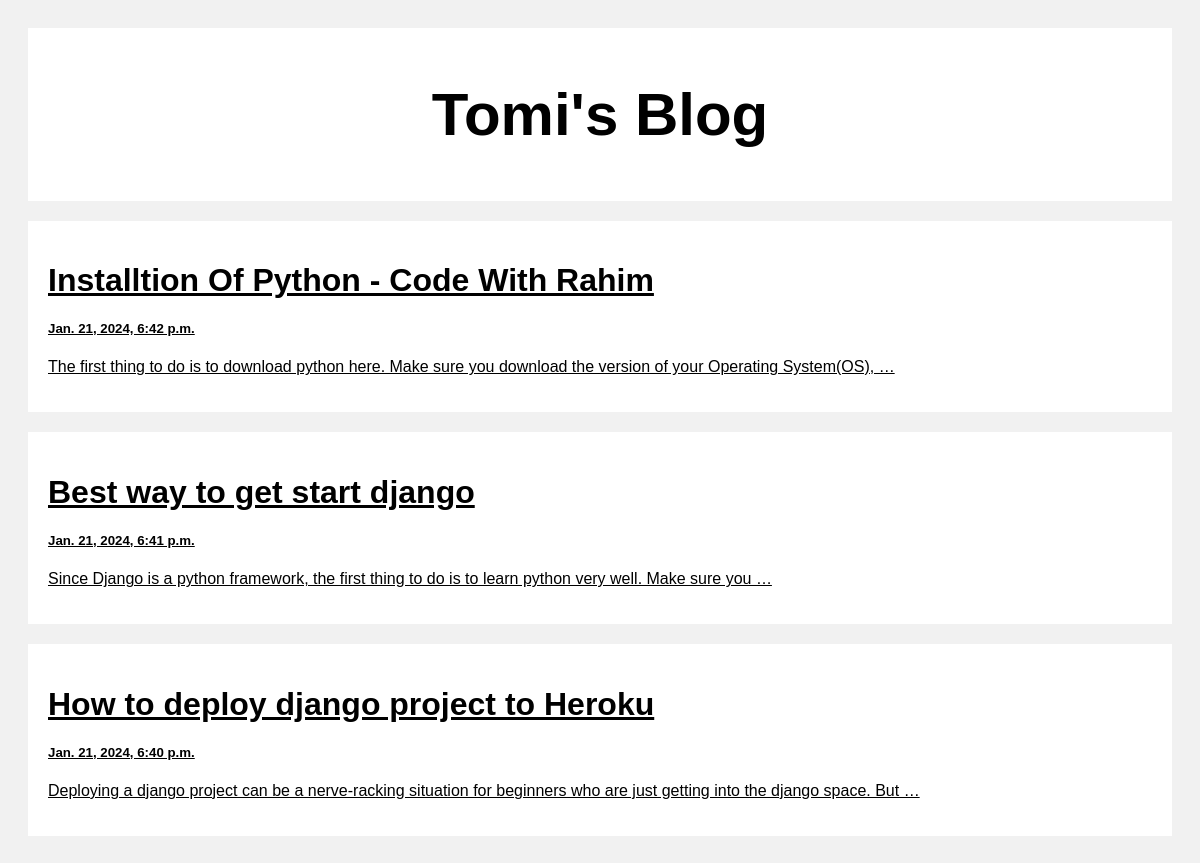
The page / on the database its author committed.
### posts/models.py (models this page shows)
class Post(models.Model):
    title =  models.CharField(max_length = 100)
    body =  models.CharField(max_length = 10000)
    created_at =models.DateTimeField(default =datetime.now, blank = True )

### posts/views.py (the view)
# urls.py: path('', views.index, name = 'index '),
def index(request):
    posts = Post.objects.all()
    return render(request, 'index.html', { 'posts' : posts})

### templates/index.html (shortened to what this page needs)
<!DOCTYPE html>
<html>
<head>
</head>
<body>
<div class="header">
  <h2>Tomi's Blog</h2>
</div>
<div class="row">
  <div class="leftcolumn">
  {% for post in posts reversed %}
    <div class="card">
      <a style = "text_decoration: none; color: black " href = "/post/{{post.id}}">
      <h1>{{post.title}}</h1>
      <h5>{{post.created_at}}</h5>
      <p>{{post.body | truncatewords:20 }}</p>
    </div>
  {% endfor %}
  </div>
</div>
</body>
</html>

### templates/index.html (style rules this page uses)
* { box-sizing: border-box; }
body { font-family: Arial; padding: 20px; background: #f1f1f1; }
.header { padding: 2px; font-size: 40px; text-align: center; background: white; }
.leftcolumn { float: left; width: 100%; }
.card { background-color: white; padding: 20px; margin-top: 20px; }
.row:after { content: ""; display: table; clear: both; }

### rows shown on the page
Post: title "Installtion Of Python - Code With Rahim", created_at "Jan. 21, 2024, 6:42 p.m.", body "The first thing to do is to download python here. Make sure you download the version of your Operating System(OS), …"
Post: title "Best way to get start django", created_at "Jan. 21, 2024, 6:41 p.m.", body "Since Django is a python framework, the first thing to do is to learn python very well. Make sure you …"
Post: title "How to deploy django project to Heroku", created_at "Jan. 21, 2024, 6:40 p.m.", body "Deploying a django project can be a nerve-racking situation for beginners who are just getting into the django space. But …"
